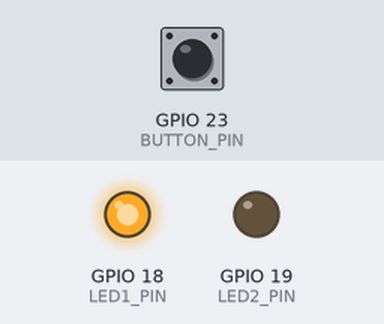
Simulated run of this program. Board: ESP32. Shown: output pins drawn as LEDs (lit = HIGH). The test bench sets the inputs (shaded band); at power-on: GPIO 23 (BUTTON_PIN) HIGH.

Above: at 1.2 s.
1.3 s: GPIO 23 (BUTTON_PIN) pulled LOW for 0.15 s
At 1.37 s:
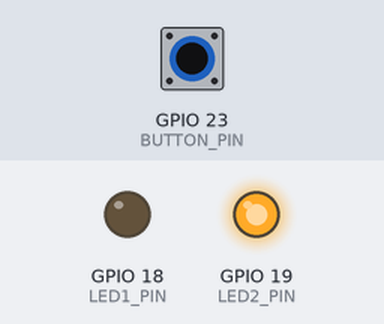
2.9 s: GPIO 23 (BUTTON_PIN) pulled LOW for 3.2 s
At 7.2 s:
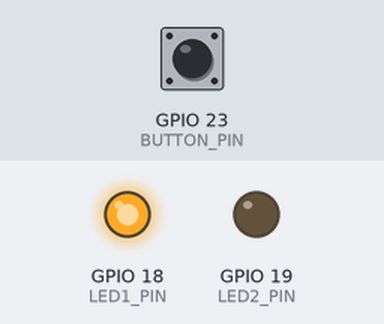
Timing chart, 0 to 8.7 s (numbered marks = the images above; inputs shaded):
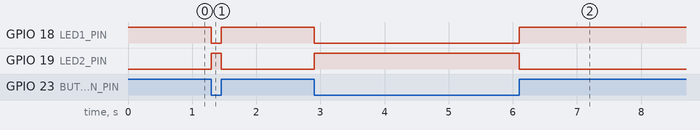

Measured:
- after the input at 1.3 s, GPIO 18 (LED1_PIN): HIGH → LOW at once, → HIGH 0.15 s later; GPIO 19 (LED2_PIN): LOW → HIGH at once, → LOW 0.15 s later
- after the input at 2.9 s, GPIO 18 (LED1_PIN): HIGH → LOW at once, → HIGH 3.2 s later; GPIO 19 (LED2_PIN): LOW → HIGH at once, → LOW 3.2 s later

The program:

main.cpp
```cpp
#include <Arduino.h>

const uint8_t BUTTON_PIN = 23;
const uint8_t LED1_PIN = 18;
const uint8_t LED2_PIN = 19;

void setup() {
  // Enables internal pull-up resistor
  pinMode(BUTTON_PIN, INPUT_PULLUP);

  pinMode(LED1_PIN, OUTPUT);
  pinMode(LED2_PIN, OUTPUT);

  // Set initial outputs matching "released" state
  digitalWrite(LED1_PIN, HIGH);
  digitalWrite(LED2_PIN, LOW);
}

void loop() {
  int buttonState = digitalRead(BUTTON_PIN);

  // Inverted logic with if/else structure
  if (buttonState == LOW) {
    // Button PRESSED
    digitalWrite(LED1_PIN, LOW);   // LED 1 turns OFF
    digitalWrite(LED2_PIN, HIGH);  // LED 2 turns ON
  } else {
    // Button RELEASED
    digitalWrite(LED1_PIN, HIGH);  // LED 1 turns ON
    digitalWrite(LED2_PIN, LOW);   // LED 2 turns OFF
  }
}
```
